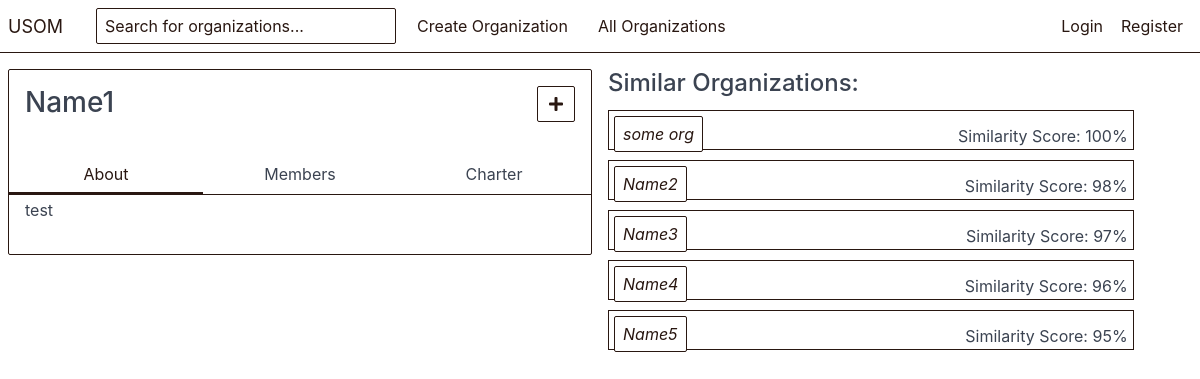
The app's page /organizations/organization-view/2/, older data.
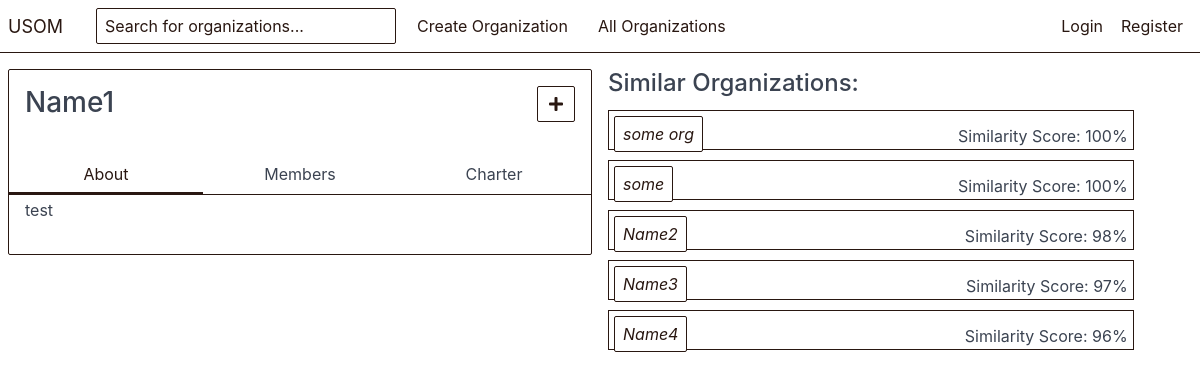
The same page, newer data.
### organizations/models.py (models this page shows, shortened)
class Organization(models.Model):
    name = models.CharField(max_length=40)
    short_name = models.CharField(max_length=10)
    description = models.CharField(max_length=300)
    charter = models.CharField(max_length=1000)
    members = models.ManyToManyField(Profile, related_name='organizations')
    admins = models.ManyToManyField(User, related_name='organizations_admined')
    def get_recommended_organizations(self):
        return Organization.objects.annotate(
            relevance=Cast(100 * Count('members', filter=Q(members__in=self.members.all())), FloatField()) / Cast(
                Count('members'), FloatField())).order_by('-relevance')[1:6]

### organizations/views.py (the view)
# urls.py: path('organization-view/<int:organization_id>/', views.organization_view, name='organization-view'),
def organization_view(request, organization_id, tab='about'):
    organization = get_object_or_404(Organization, pk=organization_id)
    is_member = False
    is_admin = False
    if request.user.is_authenticated and request.user.profile:
        if request.user.profile in organization.members.all():
            is_member = True
        if request.user in organization.admins.all():
            is_admin = True
    return render(request, 'organizations/organization_view_' + tab + '.html', {'organization': organization,
                                                                                'tab': tab,
                                                                                'is_member': is_member,
                                                                                'is_admin': is_admin})

### templates/organizations/organization_view_about.html (shortened to what this page needs)
{% extends 'organizations/organization_view.html' %}
{% block org-nav %}
    <ul class="tab tab-block">
      <li class="tab-item active">
          <a href="{% url 'organization-view-tab' organization_id=organization.id tab='about' %}">About</a>
      </li>
      <li class="tab-item">
          <a href="{% url 'organization-view-tab' organization_id=organization.id tab='members' %}" class="inactive">Members</a>
      </li>
      <li class="tab-item">
          <a href="{% url 'organization-view-tab' organization_id=organization.id tab='charter' %}" class="inactive">Charter</a>
      </li>
    </ul>
{% endblock %}
{% block org-content %}
    {{ organization.description }}
{% endblock %}

### templates/organizations/organization_view.html
{% extends 'base.html' %}
{% block content %}
<div class="columns">
<div class="column col-6">
    <div class="panel">
        <div class="panel-header",>
            <div class="panel-title">
                <div class="float-right">
                    {% if is_member %}
                        {% if is_admin %}
                            <a class="btn" href="{% url 'organization-manage-positions' organization_id=organization.id %}">
                                <i class="fas fa-crown" style="width: 20px;"></i></a>
                        {% endif %}
                        <a class="btn" href="{% url 'organization-leave' tab=tab organization_id=organization.id %}"><i style="width: 20px;" class="fas fa-minus"></i></a>
                        <a class="btn" href="{{ organization.get_all_emails }}"><i style="width: 25px;" class="fas fa-envelope"></i></a>
                    {% else %}
                        <a class="btn" href="{% url 'organization-join' tab=tab organization_id=organization.id %}"><i style="width: 20px;" class="fas fa-plus"></i></a>
                    {% endif %}
                </div>
                <h3>{{ organization.name }}</h3>
            </div>
        </div>
        <div class="panel-nav">
          {% block org-nav %}
          {% endblock %}
        </div>
          <div class="panel-body">
              {% block org-content %}
              {% endblock %}
          </div>
          <div class="panel-footer">
          </div>
    </div>
</div>
    <div class="column col-6">
        <h4>Similar Organizations:</h4>
        {% for rec in organization.get_recommended_organizations %}
            <div style="margin-top: 10px;margin-bottom: 10px; padding: 5px; width: 90%; height: 40px;" class="bordered">
                <div style="float: left;"><a class="btn" href="{% url 'organization-view' organization_id=rec.id %}">
                    <i>{{ rec.name }}</i>
                </a></div>
                <div style="float: right; line-height: 40px;">Similarity Score: {{ rec.relevance|floatformat:0}}%</div>
            </div>
        {% endfor %}
    </div>
</div>
{% endblock %}

### templates/base.html (shortened to what this page needs)
<!DOCTYPE html>
<html lang="en">
<head>
    {% load static %}
    <link rel="stylesheet" type="text/css" href="{% static 'css/spectre.css' %}">
    <link rel="stylesheet" type="text/css" href="{% static 'css/main.css' %}">
    <link rel="stylesheet" href="https://use.fontawesome.com/releases/v5.5.0/css/all.css">
</head>
<body>
    <header class="navbar m-2">
        <section class="navbar-section">
            <a href="{% url "index" %}" class="navbar-brand mr-2">USOM</a>
            <span class="nav-item search" style="margin-left: 25px;">
                <input id='id_search' type="text" class="form-input" style="width: 300px;" placeholder="Search for organizations...">
            </span>
            <span class="nav-item" style="margin-left: 12px;">
                <a class='btn btn-link' href="{% url 'organization-create' %}">
                    Create Organization
                </a>
            </span>
            <span class="nav-item" style="margin-left: 12px;">
                <a class='btn btn-link' href="{% url 'get-all-organizations' %}">
                    All Organizations
                </a>
            </span>
        </section>
        <section class="navbar-section">
            {% if user.is_authenticated %}
                <a href="{% url "logout" %}" class="btn btn-link">Logout</a>
            {% else %}
                <a href="{% url "login" %}" class="btn btn-link">Login</a>
                <a href="{% url "register" %}" class="btn btn-link">Register</a>
            {% endif %}
        </section>
    </header>
    <div class="divider"></div>
    <div class="container">
        {% block content %}
        {% endblock %}
    </div>
</body>
</html>

### static/css/main.css (style rules this page uses)
.search { position: relative; }
.bordered { border: .05rem solid var(--color-primary); }

Row changes from the older to the newer data that the page shows:
no longer on this page (row unchanged): Organization: name "Name5", relevance "95"
added Organization: name "some", relevance "100"
